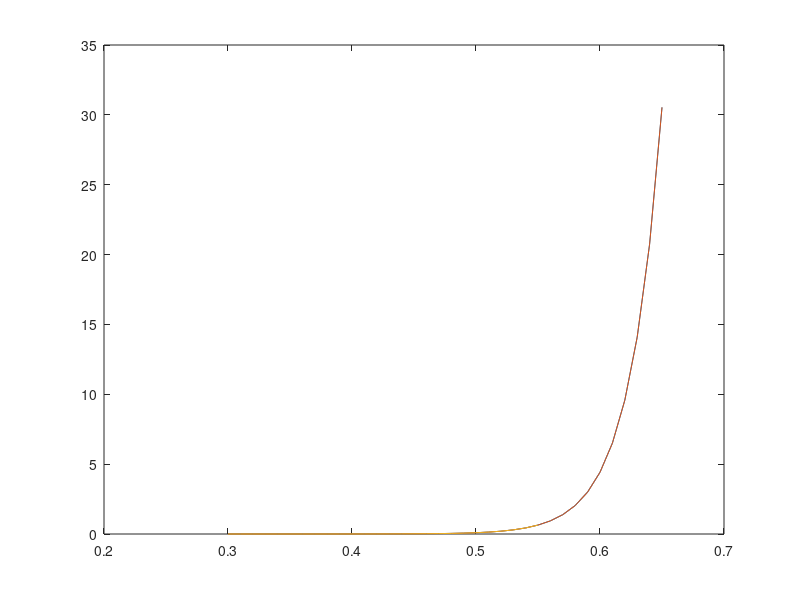

The MATLAB script that drew this image:
k = 1.381e-23;
temp = 300;
q = 1.602e-19;
den = 2e-10;
area = 5.0;
beta_f = 120;
beta_r = 0.3;
Vt = k*temp/q;
Is = den*area;
alpha_f = beta_f/(1+beta_f);
alpha_r = beta_r/(1+beta_r);
Ies = Is/alpha_f;
Vbe = 0.3:0.01:0.65;
Isc = Is/alpha_r;
m = length(Vbe);
for j=1:m
    Ifr = Ies*exp((Vbe/Vt)-1);
    Ir1 = Isc*exp((-1.0/Vt)-1);
    Ib1 = abs(-Ifr+alpha_r*Ir1);
end
plot(Vbe,Ib1);
hold on
Vbe = 0.3:0.01:0.65;
Isc = Is/alpha_r;
m = length(Vbe);
for j=1:m
    Ifr = Ies*exp((Vbe/Vt)-1);
    Ir1 = Isc*exp((-1.0/Vt)-1);
    Ib1 = abs(-Ifr+alpha_r*Ir1);
end
plot(Vbe,Ib1);
hold on
Vbe = 0.3:0.01:0.55;
Isc = Is/alpha_r;
m = length(Vbe);
for j=1:m
    Ifr = Ies*exp((Vbe/Vt)-1);
    Ir1 = Isc*exp((-1.0/Vt)-1);
    Ib1 = abs(-Ifr+alpha_r*Ir1);
end
plot(Vbe,Ib1);
hold on